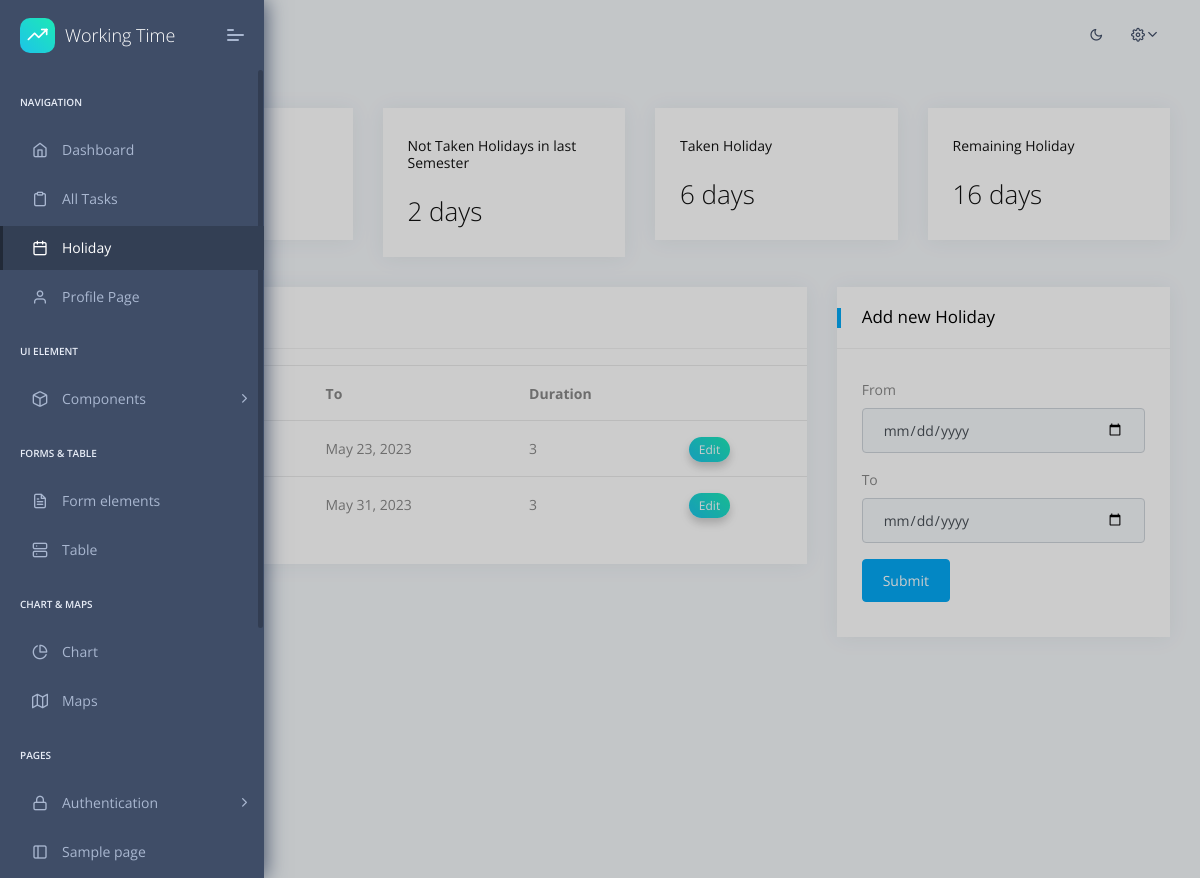
Page /holidays/ (signed in) on the committed database.
### apps/home/models.py (models this page shows, shortened)
class Holiday(models.Model):
    id = models.AutoField(primary_key=True)
    from_date = models.DateField()
    to_date = models.DateField()
    by_id = models.ForeignKey(User, on_delete=models.CASCADE)
    class Meta:
        verbose_name = 'Holiday'
        verbose_name_plural = 'Holidays'
        ordering = ['id']

### apps/home/views.py (the view, shortened to what this page needs)
# urls.py: path('holidays/', views.holidays, name='holidays'),
@login_required(login_url="/login/")
def holidays(request):
    logged_user = request.user
    if logged_user.groups.filter(name='supervisor').exists():
        shks_data = []
        shks = Contract.objects.filter(supervisor=logged_user)
        for shk in shks:
            holiday_entitlement, not_taken_holidays, taken_holidays_days, remaining_holidays = calc_holiday(shk.user)
            shks_data.append({
                'contract': shk,
                'remaining_holidays': remaining_holidays,
            })
        holidays = Holiday.objects.filter(by_id__in=[shk.user for shk in shks]).order_by('-from_date')
        context = {
            'segment': 'holidays',
            'holidays': holidays,
            'shks_data': shks_data,
        }
        html_template = loader.get_template('home/holidays_supervisor.html')
    else:
        holiday_entitlement, not_taken_holidays, taken_holidays_days, remaining_holidays = calc_holiday(logged_user)
        taken_holidays = Holiday.objects.filter(by_id=logged_user)
        context = {
            'segment': 'holidays',
            'holiday_entitlement': holiday_entitlement,
            'not_taken': not_taken_holidays,
            'taken': taken_holidays_days,
            'remaining': remaining_holidays,
            'holidays': taken_holidays,
        }
        html_template = loader.get_template('home/holidays.html')
    return HttpResponse(html_template.render(context, request))

### apps/context_processors.py (called while the page is built)
def cfg_assets_root(request):
    return { 'ASSETS_ROOT' : settings.ASSETS_ROOT }

### apps/home/templatetags/date_extras.py (called while the page is built)
@register.filter
def busdays(value, arg):
    return busday_count(value, arg) + 1 # TODO: add Feiertage

### apps/templates/home/holidays.html (shortened to what this page needs)
{% extends "layouts/base.html" %}
{% load date_extras %}
{% block content %}
    <div class="pcoded-main-container">
        <div class="pcoded-wrapper">
            <div class="pcoded-content">
                <div class="pcoded-inner-content">
                    <div class="main-body">
                        <div class="page-wrapper">
                            <div class="row">
                                <div class="col-md-6 col-xl-3">
                                    <div class="card daily-sales">
                                        <div class="card-block">
                                            <h6 class="mb-4">Holiday Entitlement</h6>
                                            <div class="row d-flex align-items-center">
                                                <div class="col-9">
                                                    <h3 class="f-w-300 d-flex align-items-center m-b-0">{{ holiday_entitlement|floatformat }} days</h3>
                                                </div>
                                            </div>
                                        </div>
                                    </div>
                                </div>
                                <div class="col-md-6 col-xl-3">
                                    <div class="card Monthly-sales">
                                        <div class="card-block">
                                            <h6 class="mb-4">Not Taken Holidays in last Semester</h6>
                                            <div class="row d-flex align-items-center">
                                                <div class="col-9">
                                                    <h3 class="f-w-300 d-flex align-items-center  m-b-0">{{ not_taken|floatformat }} days</h3>
                                                </div>
                                            </div>
                                        </div>
                                    </div>
                                </div>
                                <div class="col-md-12 col-xl-3">
                                    <div class="card yearly-sales">
                                        <div class="card-block">
                                            <h6 class="mb-4">Taken Holiday</h6>
                                            <div class="row d-flex align-items-center">
                                                <div class="col-9">
                                                    <h3 class="f-w-300 d-flex align-items-center  m-b-0">{{ taken|floatformat }} days</h3>
                                                </div>
                                            </div>
                                        </div>
                                    </div>
                                </div>
                                <div class="col-md-12 col-xl-3">
                                    <div class="card yearly-sales">
                                        <div class="card-block">
                                            <h6 class="mb-4">Remaining Holiday</h6>
                                            <div class="row d-flex align-items-center">
                                                <div class="col-9">
                                                    <h3 class="f-w-300 d-flex align-items-center  m-b-0">{{ remaining|floatformat }} days</h3>
                                                </div>
                                            </div>
                                        </div>
                                    </div>
                                </div>
                                <div class="col-xl-8 col-md-6">
                                    <div class="card Recent-Users">
                                        <div class="card-header">
                                            <h5>Taken Holidays</h5>
                                        </div>
                                        <div class="card-block px-0 py-3">
                                            <div class="table-responsive">
                                                <table class="table table-hover">
                                                    <thead>
                                                        <tr>
                                                            <th>From</th>
                                                            <th>To</th>
                                                            <th>Duration</th>
                                                            <th></th>
                                                        </tr>
                                                    </thead>
                                                    <tbody>
                                                        {% for holiday in holidays %}
                                                            <tr>
                                                                <td>{{ holiday.from_date }}</td>
                                                                <td>{{ holiday.to_date }}</td>
                                                                <td>{{ holiday.from_date|busdays:holiday.to_date }}</td>
                                                                <td>
                                                                    <a href="/editHoliday/{{ holiday.id }}" class="label theme-bg text-white f-12">Edit</a>
                                                                </td>
                                                            </tr>
                                                        {% endfor %}
                                                    </tbody>
                                                </table>
                                            </div>
                                        </div>
                                    </div>
                                </div>
                                <div class="col-xl-4 col-md-6">
                                    <div class="card">
                                        <div class="card-header">
                                            <h5>Add new Holiday</h5>
                                        </div>
                                        <div class="card-block">
                                            <form action = "#" method = "POST">
                                                <div class="form-group">
                                                    <label for="from">From</label>
                                                    <input type="date" class="form-control" id="from" name = "from_date">
                                                </div>
                                                <div class="form-group">
                                                    <label for="to">To</label>
                                                    <input type="date" class="form-control" id="to" name = "to_date">
                                                </div>
                                                <button type="submit" class="btn btn-primary">Submit</button>
                                            </form>
                                        </div>
                                    </div>
                                </div>
                            </div>
                        </div>
                    </div>
                </div>
            </div>
        </div>
    </div>
{% endblock content %}

### rows in the picture
Holiday: to_date "May 23, 2023", from_date|busdays "3"
Holiday: to_date "May 31, 2023", from_date|busdays "3"

### other values in the picture
{{ not_taken|floatformat }} "2"
{{ taken|floatformat }} "6"
{{ remaining|floatformat }} "16"
